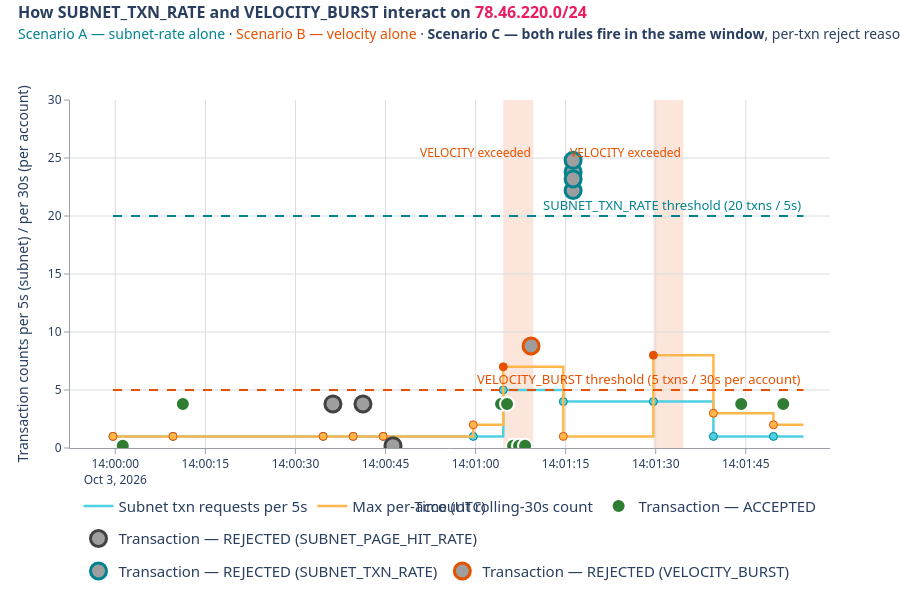

This figure's notebook cell:
### Markdown cell above
## The chart

### Code cell
import random

# ── Color scheme (consistent with Chart 1) ───────────────────────────────
COLOR_TXN_LIGHT       = "#4dd0e1"
COLOR_TXN_DARK        = "#00838f"
COLOR_VELOCITY_LIGHT  = "#ffb74d"
COLOR_VELOCITY_DARK   = "#e65100"
COLOR_ACCEPT          = "#2e7d32"
COLOR_REJECT_FILL     = "#9e9e9e"

RULE_RING_COLOR = {
    "SUBNET_TXN_RATE": COLOR_TXN_DARK,
    "VELOCITY_BURST":  COLOR_VELOCITY_DARK,
}
DOT_Y_ACCEPTED = 2
DOT_Y_VELOCITY = [7, 8, 9]
DOT_Y_TXN_RATE = [22, 23, 24, 25]

# Single axis range (both counts share one 0-30 y).
AXIS_MIN = 0
AXIS_MAX = 30

def contiguous_true_ranges(df, flag_col, start_col, window_seconds=WINDOW_SECONDS):
    ranges = []
    start = None
    for i in range(len(df)):
        if df[flag_col].iloc[i] and start is None:
            start = df[start_col].iloc[i]
        elif not df[flag_col].iloc[i] and start is not None:
            end = df[start_col].iloc[i - 1] + timedelta(seconds=window_seconds)
            ranges.append((start, end))
            start = None
    if start is not None:
        end = df[start_col].iloc[-1] + timedelta(seconds=window_seconds)
        ranges.append((start, end))
    return ranges

def step_hv_series(df, x_col, y_col, window_seconds=WINDOW_SECONDS):
    xs = list(df[x_col]) + [df[x_col].iloc[-1] + timedelta(seconds=window_seconds)]
    ys = list(df[y_col]) + [df[y_col].iloc[-1]]
    return xs, ys

# ── Dot-placement jitter: nudge each dot off the rate line by ~6% of axis
# range, biased to whichever side has room. Keeps dots from drawing directly
# on top of the counter / threshold lines.
_rng = random.Random(42)   # deterministic
_JITTER_FRAC = 0.06

def _jitter_y(y, axis_min=AXIS_MIN, axis_max=AXIS_MAX, frac=_JITTER_FRAC):
    gap = (axis_max - axis_min) * frac
    y_clamped = max(axis_min, min(axis_max, y))
    space_above = axis_max - y_clamped
    space_below = y_clamped - axis_min
    if space_below < gap:
        return y_clamped + gap
    if space_above < gap:
        return y_clamped - gap
    return y_clamped + (gap if _rng.random() < 0.5 else -gap)

txn_bad_periods      = contiguous_true_ranges(df_txn_windows,      "txn_exceeded",      "window_start")
velocity_bad_periods = contiguous_true_ranges(df_velocity_windows, "velocity_exceeded", "window_start")

fig = go.Figure()

for x0, x1 in txn_bad_periods:
    fig.add_shape(type="rect", x0=x0, x1=x1, y0=0, y1=1, yref="y domain",
                  fillcolor=COLOR_TXN_DARK, opacity=0.12, line_width=0, layer="below")
    fig.add_annotation(x=x0, xanchor="left", y=1, yanchor="top", yref="y domain",
                       text="TXN RATE exceeded", showarrow=False,
                       font=dict(color=COLOR_TXN_DARK, size=12))
for x0, x1 in velocity_bad_periods:
    fig.add_shape(type="rect", x0=x0, x1=x1, y0=0, y1=1, yref="y domain",
                  fillcolor=COLOR_VELOCITY_DARK, opacity=0.14, line_width=0, layer="below")
    fig.add_annotation(x=x1, xanchor="right", y=0.88, yanchor="top", yref="y domain",
                       text="VELOCITY exceeded", showarrow=False,
                       font=dict(color=COLOR_VELOCITY_DARK, size=12))

tx, ty = step_hv_series(df_txn_windows, "window_start", "txn_count")
fig.add_trace(go.Scatter(x=tx, y=ty, mode="lines",
    line=dict(color=COLOR_TXN_LIGHT, width=2.5, shape="hv"),
    name="Subnet txn requests per 5s", legendgroup="txn", hoverinfo="skip"))
tc = [COLOR_TXN_DARK if b else COLOR_TXN_LIGHT for b in df_txn_windows["txn_exceeded"]]
fig.add_trace(go.Scatter(x=df_txn_windows["window_start"], y=df_txn_windows["txn_count"],
    mode="markers", marker=dict(size=8, color=tc, line=dict(color=COLOR_TXN_DARK, width=1)),
    name="Subnet txn requests per 5s", legendgroup="txn", showlegend=False,
    hovertemplate="<b>%{y:,.0f} txn requests</b> in 5s window starting %{x|%H:%M:%S}<extra></extra>"))

vx, vy = step_hv_series(df_velocity_windows, "window_start", "velocity_count")
fig.add_trace(go.Scatter(x=vx, y=vy, mode="lines",
    line=dict(color=COLOR_VELOCITY_LIGHT, width=2.5, shape="hv"),
    name="Max per-account rolling-30s count", legendgroup="velocity", hoverinfo="skip"))
vc = [COLOR_VELOCITY_DARK if b else COLOR_VELOCITY_LIGHT for b in df_velocity_windows["velocity_exceeded"]]
fig.add_trace(go.Scatter(x=df_velocity_windows["window_start"], y=df_velocity_windows["velocity_count"],
    mode="markers", marker=dict(size=8, color=vc, line=dict(color=COLOR_VELOCITY_DARK, width=1)),
    name="Max per-account rolling-30s count", legendgroup="velocity", showlegend=False,
    hovertemplate="<b>%{y:,.0f} txns</b> for one account in 30s rolling window ending at %{x|%H:%M:%S}<extra></extra>"))

x_start = df_txn_windows["window_start"].min()
x_end   = df_txn_windows["window_start"].max() + timedelta(seconds=WINDOW_SECONDS)

fig.add_shape(type="line", x0=x_start, x1=x_end, y0=TXN_RULE_THRESHOLD, y1=TXN_RULE_THRESHOLD,
              line=dict(color=COLOR_TXN_DARK, width=2, dash="dash"))
fig.add_annotation(x=x_end, y=TXN_RULE_THRESHOLD, xanchor="right", yanchor="bottom",
                   text=f"SUBNET_TXN_RATE threshold ({TXN_RULE_THRESHOLD} txns / 5s)",
                   showarrow=False, font=dict(color=COLOR_TXN_DARK, size=13))

fig.add_shape(type="line", x0=x_start, x1=x_end, y0=VELOCITY_RULE_THRESHOLD, y1=VELOCITY_RULE_THRESHOLD,
              line=dict(color=COLOR_VELOCITY_DARK, width=2, dash="dash"))
fig.add_annotation(x=x_end, y=VELOCITY_RULE_THRESHOLD, xanchor="right", yanchor="bottom",
                   text=f"VELOCITY_BURST threshold ({VELOCITY_RULE_THRESHOLD} txns / 30s per account)",
                   showarrow=False, font=dict(color=COLOR_VELOCITY_DARK, size=13))

df_txns_plot = df_txns.copy()
df_txns_plot["outcome"] = df_txns_plot["accepted"].map({1: "ACCEPTED", 0: "REJECTED"})

for (outcome, rule), grp in df_txns_plot.groupby(["outcome", "rule_name"]):
    if outcome == "ACCEPTED":
        base_ys = [DOT_Y_ACCEPTED] * len(grp)
        marker = dict(size=14, color=COLOR_ACCEPT, line=dict(color="white", width=2), symbol="circle")
        label = "Transaction — ACCEPTED"
    else:
        if rule == "VELOCITY_BURST":
            base_ys = DOT_Y_VELOCITY[:len(grp)]
        elif rule == "SUBNET_TXN_RATE":
            base_ys = DOT_Y_TXN_RATE[:len(grp)]
        else:
            base_ys = [DOT_Y_ACCEPTED] * len(grp)
        ring = RULE_RING_COLOR.get(rule, "#424242")
        marker = dict(size=16, color=COLOR_REJECT_FILL, line=dict(color=ring, width=3), symbol="circle")
        label = f"Transaction — REJECTED ({rule})"
    # Nudge each dot off whichever rate line it would sit on.
    ys = [_jitter_y(y) for y in base_ys]
    fig.add_trace(go.Scatter(
        x=grp["txn_time"], y=ys, mode="markers", name=label, marker=marker,
        customdata=grp[["source_ip", "amount", "rule_name", "reason", "account_name"]].values,
        hovertemplate=(
            f"<b>%{{customdata[0]}}</b> — <b>{outcome}</b><br>"
            "amount=$%{customdata[1]:,.2f}<br>account=%{customdata[4]}<br>"
            "rule_name=%{customdata[2]}<br>reason=%{customdata[3]}<extra></extra>"
        )))

fig.update_layout(
    title=dict(text=(
        "<b>How SUBNET_TXN_RATE and VELOCITY_BURST interact on "
        f"<span style='color:#e91e63'>{TARGET_SUBNET}/24</span></b><br>"
        "<span style='font-size:14px'><span style='color:#00838f'>Scenario A — subnet-rate alone</span> · "
        "<span style='color:#e65100'>Scenario B — velocity alone</span> · "
        "<b>Scenario C — both rules fire in the same window</b>, per-txn reject reason depends on which rule the SP matched first.</span>"
    ), x=0.02, xanchor="left", y=0.97, font=dict(size=16)),
    paper_bgcolor="white", plot_bgcolor="white",
    font=dict(family="Segoe UI, sans-serif", size=14),
    legend=dict(orientation="h", yanchor="top", y=-0.12, xanchor="center", x=0.5,
                font=dict(size=15)),
    height=600, margin=dict(l=70, r=70, t=100, b=110),
)
fig.update_xaxes(title_text="Time (UTC)", showgrid=True, gridcolor="#dadce0",
                 showline=True, linecolor="#9aa0a6", linewidth=1,
                 ticks="outside", tickcolor="#9aa0a6",
                 title_font=dict(size=14), tickfont=dict(size=12))
fig.update_yaxes(title_text="Transaction counts per 5s (subnet) / per 30s (per account)",
                 range=[AXIS_MIN, AXIS_MAX], showgrid=True, gridcolor="#dadce0",
                 showline=True, linecolor="#9aa0a6", linewidth=1,
                 ticks="outside", tickcolor="#9aa0a6",
                 tickmode="linear", tick0=0, dtick=5, tickformat="d",
                 title_font=dict(size=14), tickfont=dict(size=12))
fig.show()

# ── PNG export ──────────────────────────────────────────────────────────────
import os
_OUT_DIR = os.path.join(os.path.dirname(os.path.abspath('.')), 'notebooks', 'images')
os.makedirs(_OUT_DIR, exist_ok=True)
_SUFFIX = 'live' if USE_BQ else 'synthetic'
_PNG = os.path.join(_OUT_DIR, f'chart2_txn_velocity_timeline.{_SUFFIX}.png')
fig.write_image(_PNG, width=1600, height=1000, scale=2)
print(f'wrote {_PNG}')

### Figure 1 — Plotly figure (JSON) as saved in the notebook; plotly's stock layout.template omitted (floating-point values rounded to 4 significant figures)
{"data": [{"hoverinfo": "skip", "legendgroup": "txn", "line": {"color": "#4dd0e1", "shape": "hv", "width": 2.5}, "mode": "lines", "name": "Subnet txn requests per 5s", "type": "scatter", "x": ["2026-10-03T13:59:59.614410+00:00", "2026-10-03T14:00:09.614410+00:00", "2026-10-03T14:00:34.614410+00:00", "2026-10-03T14:00:39.614410+00:00", "2026-10-03T14:00:44.614410+00:00", "2026-10-03T14:00:59.614410+00:00", "2026-10-03T14:01:04.614410+00:00", "2026-10-03T14:01:14.614410+00:00", "2026-10-03T14:01:29.614410+00:00", "2026-10-03T14:01:39.614410+00:00", "2026-10-03T14:01:49.614410+00:00", "2026-10-03T14:01:54.614410+00:00"], "y": [1, 1, 1, 1, 1, 1, 5, 4, 4, 1, 1, 1]}, {"hovertemplate": "<b>%{y:,.0f} txn requests</b> in 5s window starting %{x|%H:%M:%S}<extra></extra>", "legendgroup": "txn", "marker": {"color": ["#4dd0e1", "#4dd0e1", "#4dd0e1", "#4dd0e1", "#4dd0e1", "#4dd0e1", "#4dd0e1", "#4dd0e1", "#4dd0e1", "#4dd0e1", "#4dd0e1"], "line": {"color": "#00838f", "width": 1}, "size": 8}, "mode": "markers", "name": "Subnet txn requests per 5s", "showlegend": false, "type": "scatter", "x": ["2026-10-03T13:59:59.614410", "2026-10-03T14:00:09.614410", "2026-10-03T14:00:34.614410", "2026-10-03T14:00:39.614410", "2026-10-03T14:00:44.614410", "2026-10-03T14:00:59.614410", "2026-10-03T14:01:04.614410", "2026-10-03T14:01:14.614410", "2026-10-03T14:01:29.614410", "2026-10-03T14:01:39.614410", "2026-10-03T14:01:49.614410"], "y": [1, 1, 1, 1, 1, 1, 5, 4, 4, 1, 1]}, {"hoverinfo": "skip", "legendgroup": "velocity", "line": {"color": "#ffb74d", "shape": "hv", "width": 2.5}, "mode": "lines", "name": "Max per-account rolling-30s count", "type": "scatter", "x": ["2026-10-03T13:59:59.614410+00:00", "2026-10-03T14:00:09.614410+00:00", "2026-10-03T14:00:34.614410+00:00", "2026-10-03T14:00:39.614410+00:00", "2026-10-03T14:00:44.614410+00:00", "2026-10-03T14:00:59.614410+00:00", "2026-10-03T14:01:04.614410+00:00", "2026-10-03T14:01:14.614410+00:00", "2026-10-03T14:01:29.614410+00:00", "2026-10-03T14:01:39.614410+00:00", "2026-10-03T14:01:49.614410+00:00", "2026-10-03T14:01:54.614410+00:00"], "y": [1, 1, 1, 1, 1, 2, 7, 1, 8, 3, 2, 2]}, {"hovertemplate": "<b>%{y:,.0f} txns</b> for one account in 30s rolling window ending at %{x|%H:%M:%S}<extra></extra>", "legendgroup": "velocity", "marker": {"color": ["#ffb74d", "#ffb74d", "#ffb74d", "#ffb74d", "#ffb74d", "#ffb74d", "#e65100", "#ffb74d", "#e65100", "#ffb74d", "#ffb74d"], "line": {"color": "#e65100", "width": 1}, "size": 8}, "mode": "markers", "name": "Max per-account rolling-30s count", "showlegend": false, "type": "scatter", "x": ["2026-10-03T13:59:59.614410", "2026-10-03T14:00:09.614410", "2026-10-03T14:00:34.614410", "2026-10-03T14:00:39.614410", "2026-10-03T14:00:44.614410", "2026-10-03T14:00:59.614410", "2026-10-03T14:01:04.614410", "2026-10-03T14:01:14.614410", "2026-10-03T14:01:29.614410", "2026-10-03T14:01:39.614410", "2026-10-03T14:01:49.614410"], "y": [1, 1, 1, 1, 1, 2, 7, 1, 8, 3, 2]}, {"customdata": [["78.46.220.11", 87.5, "NONE", "Accepted", "Alice Johnson"], ["78.46.220.23", 250.0, "NONE", "Accepted", "Bob Smith"], ["78.46.220.9", 50, "NONE", "Accepted", "Eve Wilson"], ["78.46.220.9", 60, "NONE", "Accepted", "Eve Wilson"], ["78.46.220.9", 70, "NONE", "Accepted", "Eve Wilson"], ["78.46.220.9", 80, "NONE", "Accepted", "Eve Wilson"], ["78.46.220.9", 90, "NONE", "Accepted", "Eve Wilson"], ["78.46.220.54", 175, "NONE", "Accepted", "Alice Johnson"], ["78.46.220.77", 119, "NONE", "Accepted", "Bob Smith"]], "hovertemplate": "<b>%{customdata[0]}</b> — <b>ACCEPTED</b><br>amount=$%{customdata[1]:,.2f}<br>account=%{customdata[4]}<br>rule_name=%{customdata[2]}<br>reason=%{customdata[3]}<extra></extra>", "marker": {"color": "#2e7d32", "line": {"color": "white", "width": 2}, "size": 14, "symbol": "circle"}, "mode": "markers", "name": "Transaction — ACCEPTED", "type": "scatter", "x": ["2026-10-03T14:00:01.244410", "2026-10-03T14:00:11.244410", "2026-10-03T14:01:04.244410", "2026-10-03T14:01:05.244410", "2026-10-03T14:01:06.244410", "2026-10-03T14:01:07.244410", "2026-10-03T14:01:08.244410", "2026-10-03T14:01:44.244410", "2026-10-03T14:01:51.244410"], "y": [0.2, 3.8, 3.8, 3.8, 0.2, 0.2, 0.2, 3.8, 3.8]}, {"customdata": [["78.46.220.199", 1250, "SUBNET_PAGE_HIT_RATE", "Too Many Page Hits from Subnet (>500/5s): count 1501 from IP 78.46.220.199", "Charlie Brown"], ["78.46.220.217", 980, "SUBNET_PAGE_HIT_RATE", "Too Many Page Hits from Subnet (>500/5s): count 1498 from IP 78.46.220.217", "Diana Prince"], ["78.46.220.88", 420, "SUBNET_PAGE_HIT_RATE", "Too Many Page Hits from Subnet (>500/5s): count 1500 from IP 78.46.220.88", "Eve Wilson"]], "hovertemplate": "<b>%{customdata[0]}</b> — <b>REJECTED</b><br>amount=$%{customdata[1]:,.2f}<br>account=%{customdata[4]}<br>rule_name=%{customdata[2]}<br>reason=%{customdata[3]}<extra></extra>", "marker": {"color": "#9e9e9e", "line": {"color": "#424242", "width": 3}, "size": 16, "symbol": "circle"}, "mode": "markers", "name": "Transaction — REJECTED (SUBNET_PAGE_HIT_RATE)", "type": "scatter", "x": ["2026-10-03T14:00:36.244410", "2026-10-03T14:00:41.244410", "2026-10-03T14:00:46.244410"], "y": [3.8, 3.8, 0.2]}, {"customdata": [["78.46.220.100", 310, "SUBNET_TXN_RATE", "Too Many Transactions from Subnet (>20/5s): count 22 from IP 78.46.220.100", "Alice Johnson"], ["78.46.220.101", 125, "SUBNET_TXN_RATE", "Too Many Transactions from Subnet (>20/5s): count 23 from IP 78.46.220.101", "Bob Smith"], ["78.46.220.102", 440, "SUBNET_TXN_RATE", "Too Many Transactions from Subnet (>20/5s): count 24 from IP 78.46.220.102", "Charlie Brown"], ["78.46.220.103", 215, "SUBNET_TXN_RATE", "Too Many Transactions from Subnet (>20/5s): count 25 from IP 78.46.220.103", "Diana Prince"], ["78.46.220.9", 100, "SUBNET_TXN_RATE", "Too Many Transactions from Subnet (>20/5s): count 22 from IP 78.46.220.9", "Eve Wilson"], ["78.46.220.9", 110, "SUBNET_TXN_RATE", "Too Many Transactions from Subnet (>20/5s): count 23 from IP 78.46.220.9", "Eve Wilson"], ["78.46.220.120", 200, "SUBNET_TXN_RATE", "Too Many Transactions from Subnet (>20/5s): count 24 from IP 78.46.220.120", "Alice Johnson"], ["78.46.220.121", 210, "SUBNET_TXN_RATE", "Too Many Transactions from Subnet (>20/5s): count 25 from IP 78.46.220.121", "Bob Smith"]], "hovertemplate": "<b>%{customdata[0]}</b> — <b>REJECTED</b><br>amount=$%{customdata[1]:,.2f}<br>account=%{customdata[4]}<br>rule_name=%{customdata[2]}<br>reason=%{customdata[3]}<extra></extra>", "marker": {"color": "#9e9e9e", "line": {"color": "#00838f", "width": 3}, "size": 16, "symbol": "circle"}, "mode": "markers", "name": "Transaction — REJECTED (SUBNET_TXN_RATE)", "type": "scatter", "x": ["2026-10-03T14:01:16.244410", "2026-10-03T14:01:16.245410", "2026-10-03T14:01:16.246410", "2026-10-03T14:01:16.247410", "2026-10-03T14:01:31.244410", "2026-10-03T14:01:31.245410", "2026-10-03T14:01:31.246410", "2026-10-03T14:01:31.247410"], "y": [23.8, 24.8, 22.2, 23.2]}, {"customdata": [["78.46.220.9", 100, "VELOCITY_BURST", "Too Many Transactions in 30 Seconds (>5): count 6 for account 5", "Eve Wilson"]], "hovertemplate": "<b>%{customdata[0]}</b> — <b>REJECTED</b><br>amount=$%{customdata[1]:,.2f}<br>account=%{customdata[4]}<br>rule_name=%{customdata[2]}<br>reason=%{customdata[3]}<extra></extra>", "marker": {"color": "#9e9e9e", "line": {"color": "#e65100", "width": 3}, "size": 16, "symbol": "circle"}, "mode": "markers", "name": "Transaction — REJECTED (VELOCITY_BURST)", "type": "scatter", "x": ["2026-10-03T14:01:09.244410"], "y": [8.8]}], "layout": {"annotations": [{"font": {"color": "#e65100", "size": 12}, "showarrow": false, "text": "VELOCITY exceeded", "x": "2026-10-03T14:01:09.614410+00:00", "xanchor": "right", "y": 0.88, "yanchor": "top", "yref": "y domain"}, {"font": {"color": "#e65100", "size": 12}, "showarrow": false, "text": "VELOCITY exceeded", "x": "2026-10-03T14:01:34.614410+00:00", "xanchor": "right", "y": 0.88, "yanchor": "top", "yref": "y domain"}, {"font": {"color": "#00838f", "size": 13}, "showarrow": false, "text": "SUBNET_TXN_RATE threshold (20 txns / 5s)", "x": "2026-10-03T14:01:54.614410+00:00", "xanchor": "right", "y": 20, "yanchor": "bottom"}, {"font": {"color": "#e65100", "size": 13}, "showarrow": false, "text": "VELOCITY_BURST threshold (5 txns / 30s per account)", "x": "2026-10-03T14:01:54.614410+00:00", "xanchor": "right", "y": 5, "yanchor": "bottom"}], "font": {"family": "Segoe UI, sans-serif", "size": 14}, "height": 600, "legend": {"font": {"size": 15}, "orientation": "h", "x": 0.5, "xanchor": "center", "y": -0.12, "yanchor": "top"}, "margin": {"b": 110, "l": 70, "r": 70, "t": 100}, "paper_bgcolor": "white", "plot_bgcolor": "white", "shapes": [{"fillcolor": "#e65100", "layer": "below", "line": {"width": 0}, "opacity": 0.14, "type": "rect", "x0": "2026-10-03T14:01:04.614410+00:00", "x1": "2026-10-03T14:01:09.614410+00:00", "y0": 0, "y1": 1, "yref": "y domain"}, {"fillcolor": "#e65100", "layer": "below", "line": {"width": 0}, "opacity": 0.14, "type": "rect", "x0": "2026-10-03T14:01:29.614410+00:00", "x1": "2026-10-03T14:01:34.614410+00:00", "y0": 0, "y1": 1, "yref": "y domain"}, {"line": {"color": "#00838f", "dash": "dash", "width": 2}, "type": "line", "x0": "2026-10-03T13:59:59.614410+00:00", "x1": "2026-10-03T14:01:54.614410+00:00", "y0": 20, "y1": 20}, {"line": {"color": "#e65100", "dash": "dash", "width": 2}, "type": "line", "x0": "2026-10-03T13:59:59.614410+00:00", "x1": "2026-10-03T14:01:54.614410+00:00", "y0": 5, "y1": 5}], "title": {"font": {"size": 16}, "text": "<b>How SUBNET_TXN_RATE and VELOCITY_BURST interact on <span style='color:#e91e63'>78.46.220.0/24</span></b><br><span style='font-size:14px'><span style='color:#00838f'>Scenario A — subnet-rate alone</span> · <span style='color:#e65100'>Scenario B — velocity alone</span> · <b>Scenario C — both rules fire in the same window</b>, per-txn reject reason depends on which rule the SP matched first.</span>", "x": 0.02, "xanchor": "left", "y": 0.97}, "xaxis": {"gridcolor": "#dadce0", "linecolor": "#9aa0a6", "linewidth": 1, "showgrid": true, "showline": true, "tickcolor": "#9aa0a6", "tickfont": {"size": 12}, "ticks": "outside", "title": {"font": {"size": 14}, "text": "Time (UTC)"}}, "yaxis": {"dtick": 5, "gridcolor": "#dadce0", "linecolor": "#9aa0a6", "linewidth": 1, "range": [0, 30], "showgrid": true, "showline": true, "tick0": 0, "tickcolor": "#9aa0a6", "tickfont": {"size": 12}, "tickformat": "d", "tickmode": "linear", "ticks": "outside", "title": {"font": {"size": 14}, "text": "Transaction counts per 5s (subnet) / per 30s (per account)"}}}}
